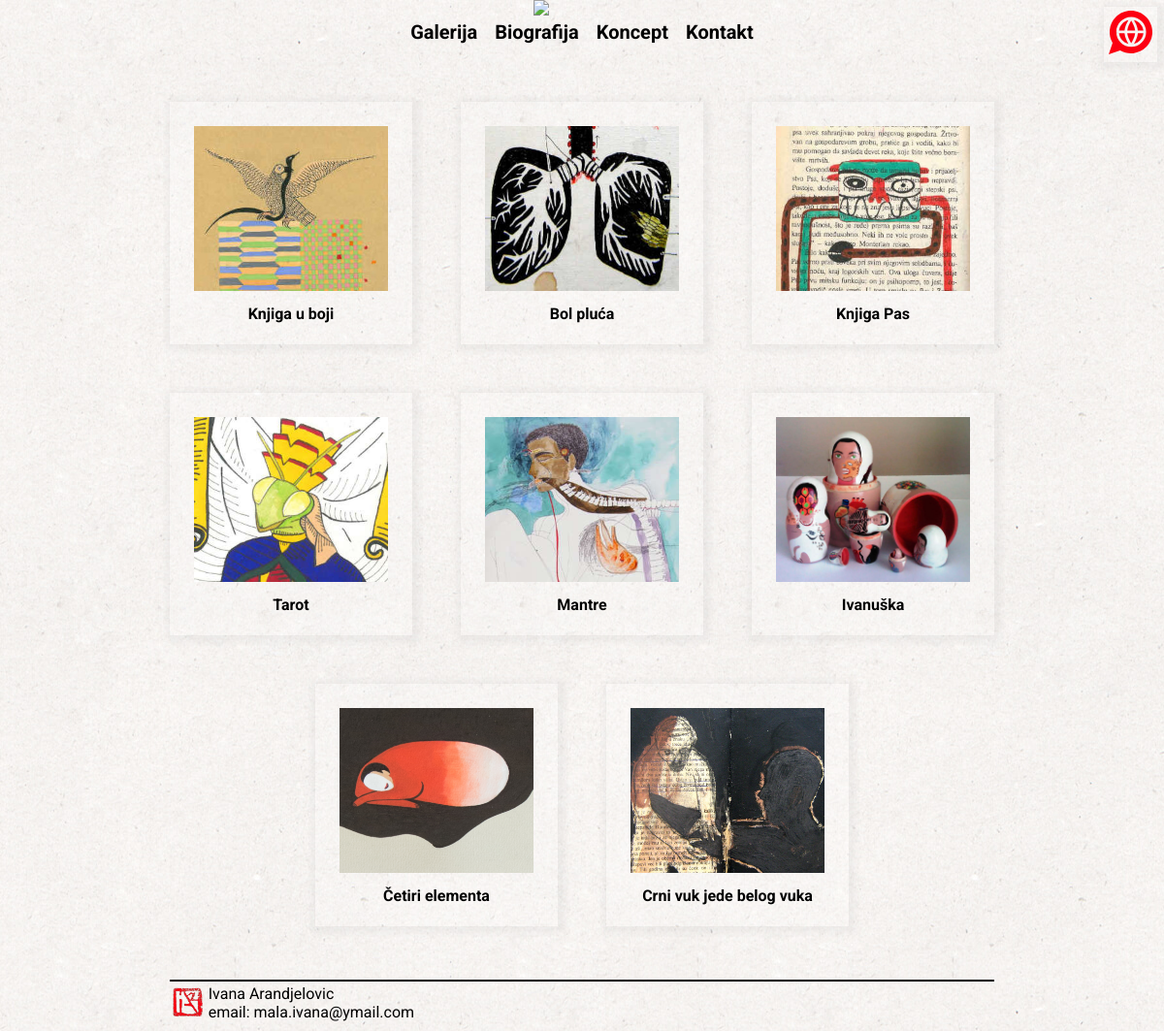
Page /gallery-mainSR.php on the committed database.
### tables this page shows
CREATE TABLE `project` (
  `project_id` int(10) UNSIGNED NOT NULL,
  `cover` varchar(50) NOT NULL DEFAULT '0',
  `title` varchar(50) NOT NULL DEFAULT '0',
  `title_sr` varchar(50) NOT NULL DEFAULT '0',
  `css_id` varchar(50) NOT NULL DEFAULT '0'
);

### gallery-mainSR.php (the view, shortened to what this page needs)
<!DOCTYPE html>
<?php
require 'require_php/conn.php';
$query_project = "SELECT * FROM `project`";
$result_project = $mysqli -> query($query_project) -> fetch_all();
require 'require_php/header.php' ?>
        <?php require 'require_php/nav_sr.php' ?>
    </header>
    <div class='slide-down'>
        <div class="container">
            <div class="container-galleries">
                <?php foreach ($result_project as $result): ?>
                    <a href=<?php echo 'test_slideSR.php?id=' . $result[0] ?>>
                    <div class="container-galleries-project bg bghover" id=<?php echo 'slide' .$result[0] ?>>
                            <img src=<?php echo $result[1] ?> class="project-image">
                            <p class="project-text"><?php echo $result[3] ?></p>
                    </div></a>
                <?php endforeach ?>
            </div>
        </div>
    </div>
    <?php require 'require_php/footer.php' ?>
</body>

### global.css (style rules this page uses)
* { margin: 0px; padding: 0px; box-sizing: border-box; font-size: 16px; font-family: 'Roboto', sans-serif; }
body { background-image: url("designMaterial/paperTextures/rice-paper.jpg"); background-repeat: repeat; }
.bg { background-color: rgba(255, 255, 255, 0.15); box-shadow: 2px 2px 6px 5px rgba(180, 180, 180, 0.15); }
.container { display: flex; max-width: 1000px; margin-left: auto; margin-right: auto; }
header, footer, .slide-down { display: none; }

### gallery-main.css (style rules this page uses)
.container-galleries { display: flex; flex-wrap: wrap; justify-content: center; align-items: center; }
.container-galleries a { text-decoration: none; color: black; }
.container-galleries-project { height: 250px; width: 250px; margin: 25px; padding: 25px; }
.project-image { width: 200px; }
.project-text { text-align: center; font-weight: bold; margin-top: 10px; }

### rows in the picture
project: cover (picture), title_sr "Knjiga u boji"
project: cover (picture), title_sr "Bol pluća"
project: cover (picture), title_sr "Knjiga Pas"
project: cover (picture), title_sr "Tarot"
project: cover (picture), title_sr "Mantre"
project: cover (picture), title_sr "Ivanuška"
project: cover (picture), title_sr "Četiri elementa"
project: cover (picture), title_sr "Crni vuk jede belog vuka"
